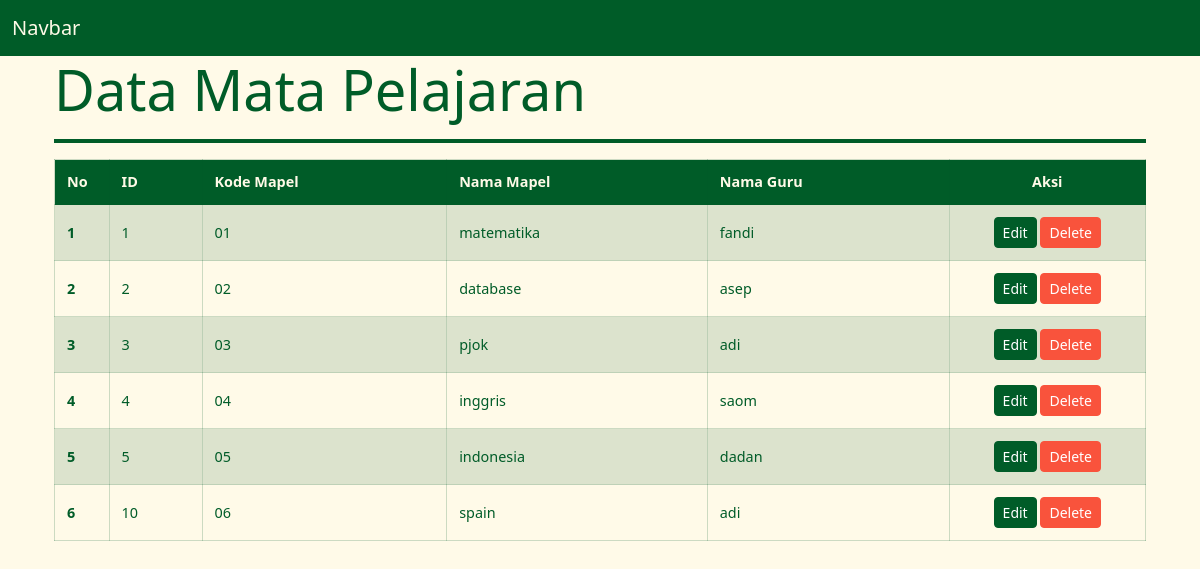
Page /tabel/tabel_mapel.php on the committed database.
### tables this page shows
CREATE TABLE `mapel` (
  `id` int(11) NOT NULL,
  `kode_mapel` varchar(10) NOT NULL,
  `nama_mapel` varchar(100) NOT NULL,
  `guru_id` int(11) NOT NULL
);

CREATE TABLE `guru` (
  `id` int(11) NOT NULL,
  `nip` varchar(20) NOT NULL,
  `nama` varchar(100) NOT NULL,
  `jenis_kelamin` enum('L','P') NOT NULL,
  `user_id` int(11) NOT NULL
);

### tabel/tabel_mapel.php (the view, shortened to what this page needs)
<?php
require_once __DIR__ . '/../navbar/koneksi.php';
require_once __DIR__ . '/../navbar/navbar.php';
$query = mysqli_query($koneksi, "SELECT mapel.*, guru.nama AS nama_guru FROM mapel LEFT JOIN guru ON mapel.guru_id = guru.id ORDER BY mapel.id ASC");
?>
<div class="container">
    <div class="container center">
        <h1 class="fw-normal display-4">Data Mata Pelajaran</h1>
        <hr class="border border-dark border-2 opacity-100">
        <div class="table-responsive">
            <table class="table table-bordered table-striped align-middle">
                <thead>
                    <tr>
                        <th scope="col" style="width: 5%;">No</th>
                        <th scope="col">ID</th>
                        <th scope="col">Kode Mapel</th>
                        <th scope="col">Nama Mapel</th>
                        <th scope="col">Nama Guru</th>
                        <th scope="col" style="width: 18%; text-align: center;">Aksi</th>
                    </tr>
                </thead>
                <tbody>
                    <?php
                    if (mysqli_num_rows($query) > 0) {
                        $no = 1;
                        while ($mapel = mysqli_fetch_assoc($query)) {
                    ?>
                            <tr>
                                <th scope="row"><?= $no++; ?></th>
                                <td><?= htmlspecialchars($mapel['id']); ?></td>
                                <td><?= htmlspecialchars($mapel['kode_mapel']); ?></td>
                                <td><?= htmlspecialchars($mapel['nama_mapel']); ?></td>
                                <td><?= htmlspecialchars($mapel['nama_guru'] ?? '-'); ?></td>
                                <td class="text-center">
                                    <a href="../edit/edit_mapel.php?id=<?= $mapel['id']; ?>" class="btn btn-primary btn-sm">Edit</a>
                                    <a href="../aksi/hapus_mapel.php?id=<?= $mapel['id']; ?>" class="btn btn-danger btn-sm" onclick="return confirm('Apakah Anda yakin ingin menghapus mapel ini?')">Delete</a>
                                </td>
                            </tr>
                    <?php
                        }
                    } else {
                    ?>
                        <tr>
                            <td colspan="6" class="text-center">Belum ada data mapel.</td>
                        </tr>
                    <?php } ?>
                </tbody>
            </table>
        </div>
    </div>
</div>
<?php require __DIR__ . '/../navbar/footer.php'; ?>

### css/theme.css (style rules this page uses)
:root { --theme-cream: #fffae8; --theme-green: #005c28; --theme-coral: #f9533c; --bs-primary: var(--theme-green); --bs-primary-rgb: 0, 92, 40; --bs-success: var(--theme-green); --bs-success-rgb: 0, 92, 40; --bs-danger: var(--theme-coral); --bs-danger-rgb: 249, 83, 60; --bs-warning: var(--theme-coral); --bs-warning-rgb: 249, 83, 60; --bs-body-bg: var(--theme-cream); --bs-body-color: var(--theme-green); --bs-link-color: var(--theme-green); --bs-link-hover-color: var(--theme-coral); --bs-border-color: rgba(0, 92, 40, .2); }
body { background-color: var(--theme-cream); color: var(--theme-green); }
.btn-primary, .btn-success { --bs-btn-bg: var(--theme-green); --bs-btn-border-color: var(--theme-green); --bs-btn-hover-bg: #00491f; --bs-btn-hover-border-color: #00491f; --bs-btn-active-bg: #003d1a; --bs-btn-active-border-color: #003d1a; }
.btn-danger, .btn-warning { --bs-btn-color: #fff; --bs-btn-bg: var(--theme-coral); --bs-btn-border-color: var(--theme-coral); --bs-btn-hover-color: #fff; --bs-btn-hover-bg: #e84631; --bs-btn-hover-border-color: #e84631; --bs-btn-active-bg: #d83b28; --bs-btn-active-border-color: #d83b28; }
.table { width: 100%; margin-bottom: 1.5rem; font-size: .9rem; border: 1px solid rgba(0, 92, 40, .2); --bs-table-color: var(--theme-green); --bs-table-bg: var(--theme-cream); --bs-table-border-color: rgba(0, 92, 40, .2); --bs-table-striped-color: var(--theme-green); --bs-table-striped-bg: rgba(0, 92, 40, .07); }
.table > :not(caption) > * > * { padding: .75rem; line-height: 1.4; vertical-align: middle; border: 1px solid rgba(0, 92, 40, .2); }
.table thead th { background-color: var(--theme-green); color: var(--theme-cream); font-weight: 700; text-align: left; white-space: nowrap; }
.table tbody tr:nth-of-type(odd) > * { background-color: rgba(0, 92, 40, .07); }
.border-dark { border-color: var(--theme-green) !important; }

### rows in the picture
mapel: id "1", kode_mapel "01", nama_mapel "matematika", guru.nama "fandi"
mapel: id "2", kode_mapel "02", nama_mapel "database", guru.nama "asep"
mapel: id "3", kode_mapel "03", nama_mapel "pjok", guru.nama "adi"
mapel: id "4", kode_mapel "04", nama_mapel "inggris", guru.nama "saom"
mapel: id "5", kode_mapel "05", nama_mapel "indonesia", guru.nama "dadan"
mapel: id "10", kode_mapel "06", nama_mapel "spain", guru.nama "adi"
